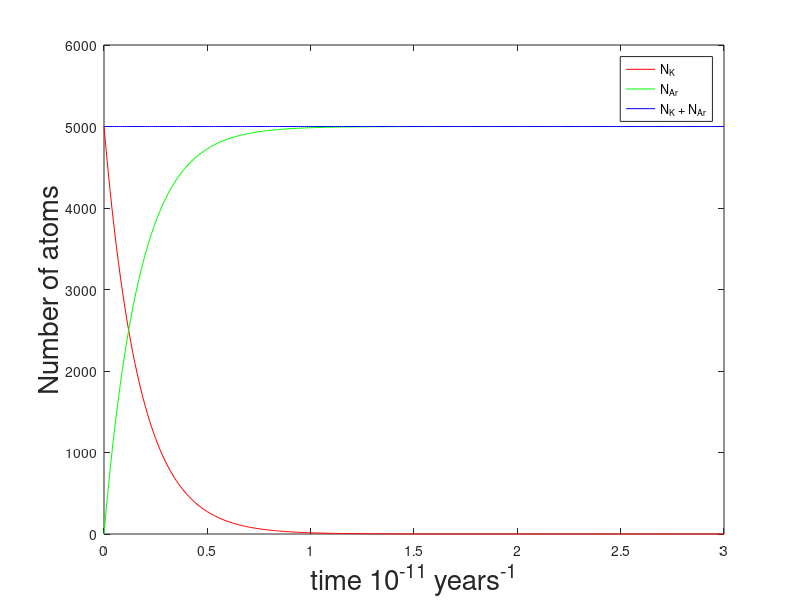

This figure's MATLAB source:
% Define the time
t = 0:0.01:3;

% Initialize vectors for element counts
N_K = zeros(1, length(t)); % Potassium
N_A = zeros(1, length(t)); % Argon

% Define the initial condition
N_Ko = 5E3;

% Define the decay constant
k = 5.81; % 10^-11 years^-1

% loop through time to calculate radioactive decay
for i=1:length(t)
   N_K(i) = N_Ko * exp(-k * t(i));
   N_A(i) = N_Ko * (1 - exp(-k * t(i)));
end

% Plot the element counts

plot(t, N_K, 'r')
hold on % keep the plot and add a new curve
plot(t, N_A, 'g')
plot(t, N_K + N_A, 'b')
% label the plot
xlabel('time 10^{-11} years^{-1}', 'FontSize', 20) % label the x axis
ylabel('Number of atoms', 'FontSize', 20) % label the y axis
legend('N_K', 'N_{Ar}', 'N_K + N_{Ar}')